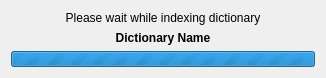
<?xml version="1.0" encoding="UTF-8"?>
<ui version="4.0">
 <class>Initializing</class>
 <widget class="QDialog" name="Initializing">
  <property name="windowModality">
   <enum>Qt::ApplicationModal</enum>
  </property>
  <property name="geometry">
   <rect>
    <x>0</x>
    <y>0</y>
    <width>326</width>
    <height>76</height>
   </rect>
  </property>
  <property name="minimumSize">
   <size>
    <width>326</width>
    <height>0</height>
   </size>
  </property>
  <property name="windowTitle">
   <string>GoldenDict - Initializing</string>
  </property>
  <layout class="QVBoxLayout" name="verticalLayout">
   <item>
    <widget class="QLabel" name="operation">
     <property name="text">
      <string>Please wait while indexing dictionary</string>
     </property>
     <property name="alignment">
      <set>Qt::AlignCenter</set>
     </property>
    </widget>
   </item>
   <item>
    <widget class="QLabel" name="dictionary">
     <property name="font">
      <font>
       <weight>75</weight>
       <bold>true</bold>
      </font>
     </property>
     <property name="text">
      <string>Dictionary Name</string>
     </property>
     <property name="scaledContents">
      <bool>false</bool>
     </property>
     <property name="alignment">
      <set>Qt::AlignCenter</set>
     </property>
     <property name="wordWrap">
      <bool>true</bool>
     </property>
    </widget>
   </item>
   <item>
    <widget class="QProgressBar" name="progressBar">
     <property name="sizePolicy">
      <sizepolicy hsizetype="Expanding" vsizetype="Preferred">
       <horstretch>0</horstretch>
       <verstretch>0</verstretch>
      </sizepolicy>
     </property>
     <property name="maximum">
      <number>0</number>
     </property>
     <property name="value">
      <number>-1</number>
     </property>
     <property name="alignment">
      <set>Qt::AlignCenter</set>
     </property>
    </widget>
   </item>
  </layout>
 </widget>
 <resources/>
 <connections/>
</ui>
